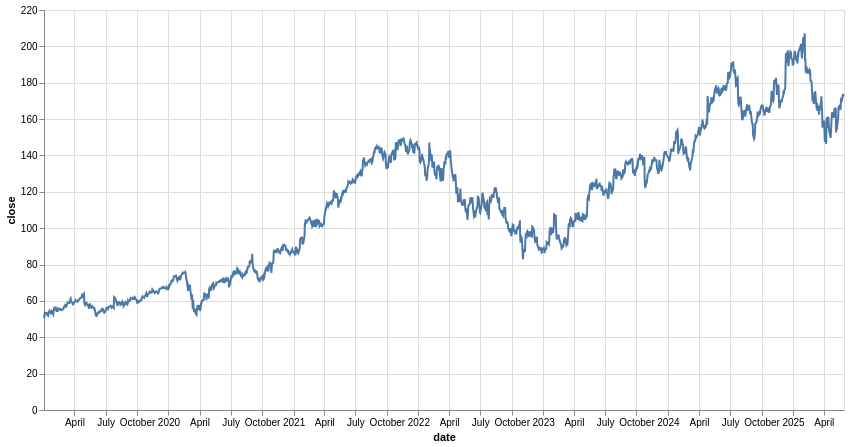

The notebook cell this image was saved under:
### Code cell
alt.Chart(df_pl).mark_line().encode(
    x='date',
    y='close',
    tooltip=['date', 'close']
).properties(
    width=800,
    height=400
)

### Figure 1 — Vega-Lite specification as saved in the notebook (floating-point values rounded to 4 significant figures; data arrays with more than 128 entries replaced by an {"elided": "..."} marker saying what was removed)
{"config": {"view": {"continuousWidth": 300, "continuousHeight": 300}}, "data": {"name": "data-60fc146b784c850592fb4d646012da1f"}, "mark": {"type": "line"}, "encoding": {"tooltip": [{"field": "date", "type": "temporal"}, {"field": "close", "type": "quantitative"}], "x": {"field": "date", "type": "temporal"}, "y": {"field": "close", "type": "quantitative"}}, "height": 400, "width": 800, "$schema": "https://vega.github.io/schema/vega-lite/v5.20.1.json", "datasets": {"data-60fc146b784c850592fb4d646012da1f": {"elided": "1612 records"}}}
